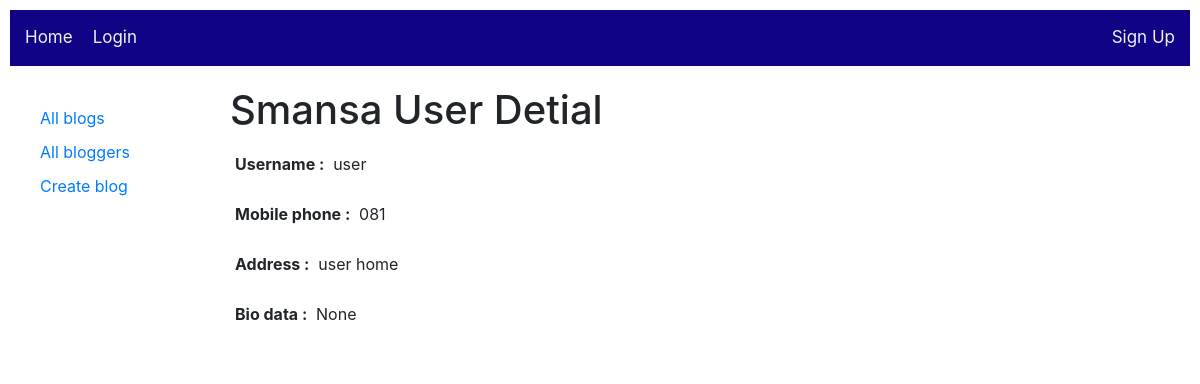
Screenshot of /accounts/blogger/5 with the database file from the repository.
### accounts/models.py (models this page shows, shortened)
class SmansaUser(AbstractUser):
    address = models.CharField(max_length=300, null=True, help_text='Enter address')
    mobile_number = models.CharField(max_length=20, null=True, help_text='Enter mobile phone number')
    bio = models.TextField(max_length=400, null=True, help_text="Enter your bio details here.")
    verified_by = models.IntegerField(default=0)#SmansaUser.id
    class Meta:
        ordering = ['-verified_by', 'username']

### accounts/views.py (the view)
# urls.py: path('blogger/<int:pk>', views.BloggerDetailView.as_view(), name='blogger-detail'),
class BloggerDetailView(generic.DetailView):
    model = SmansaUser

### accounts/templates/accounts/smansauser_detail.html (shortened to what this page needs)
{% extends "base_blog.html" %}
{% block content %}
  <h1>Smansa User Detial</h1>
  <p><strong>Username : </strong> {{ smansauser.username }}</p>
  <p><strong>Mobile phone : </strong> {{ smansauser.mobile_number }}</p>
  <p><strong>Address : </strong> {{ smansauser.address }}</p>
  <p><strong>Bio data : </strong> {{ smansauser.bio }}</p>
{% endblock %}

### static/css/styles.css (style rules this page uses)
* { padding: 5px; }
* { box-sizing: border-box; }

### static/css/base.css (style rules this page uses)
html { position: relative; min-height: 100%; font-size: 14px; }
@media (min-width: 768px) { html { font-size: 16px; } }
body { margin-bottom: 60px; }

### rows the page displays
SmansaUser: username "user", mobile_number "081", address "user home", bio "None"
